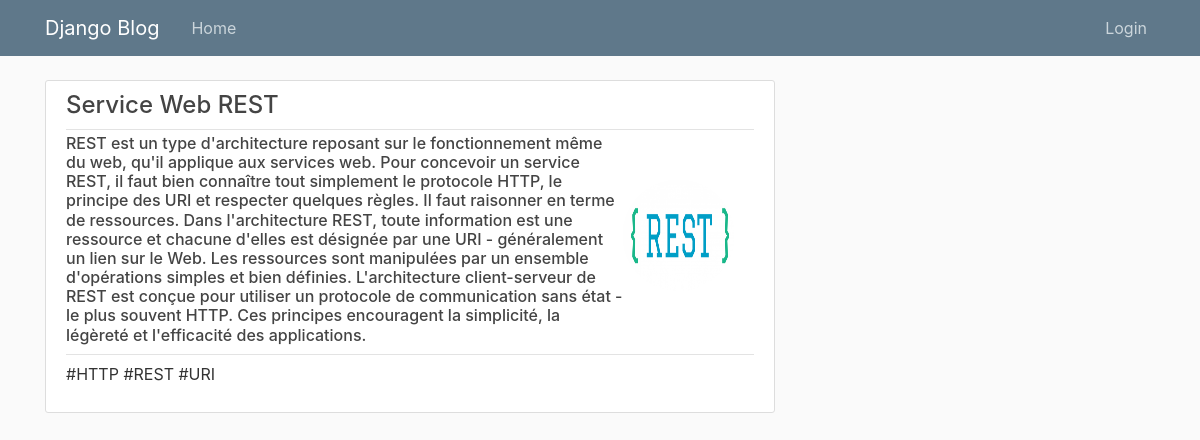
Screenshot of /post/2 with the database file from the repository.
### blog/models.py (models this page shows, shortened)
class Post(models.Model):
	title = models.CharField(max_length=100)
	texte = models.TextField()
	photo = models.ImageField(default='pic1.png', upload_to='profile_pics')
	tags = models.TextField()

### blog/views.py (the view)
# urls.py: path('post/<int:pk>', PostDetailView.as_view(), name='post-detail'),
class PostDetailView(DetailView):
	model = Post

### blog/templates/blog/post_detail.html (shortened to what this page needs)
{% extends "blog/base.html" %}
{% block content %}
		<article class="media content-section">
          <div class="media-body">
            <div class="article-metadata">
              <h4 class="mr-2">{{ object.title }}</h4>
            </div>
            <div class="box">
              <h6 class="article-title">{{ object.texte }}</h6>
              <img class="rounded-circle account-img flotte" src="{{ object.photo.url }}">
            </div>
            <div class="article-metadata2"></div>
            <p class="article-content">{{ object.tags }}</p>
          </div>
        </article>
{% endblock content %}

### blog/static/blog/main.css (style rules this page uses)
body { background: #fafafa; color: #333333; margin-top: 5rem; }
h1, h2, h3, h4, h5, h6 { color: #444444; }
.content-section { background: #ffffff; padding: 10px 20px; border: 1px solid #dddddd; border-radius: 3px; margin-bottom: 20px; }
.article-title { color: #444444; }
.article-content { white-space: pre-line; }
.article-metadata { padding-bottom: 1px; margin-bottom: 4px; border-bottom: 1px solid #e3e3e3 }
.article-metadata2 { padding-bottom: 1px; margin-bottom: 7px; border-bottom: 1px solid #e3e3e3 }
.account-img { height: 111px; width: 111px; margin-right: 20px; margin-bottom: 16px; }
.flotte { float:right; }
.box { display: flex; align-items:center; }

### rows the page displays
Post: title "Service Web REST", texte "REST est un type d'architecture reposant sur le fonctionnement même du web, qu'il applique aux services web. Pour concevoir un service REST, il faut bien connaître tout simplement le protocole HTTP, le principe des URI et respecter quelques règles. Il faut raisonner en terme de ressources. Dans l'architecture REST, toute information est une ressource et chacune d'elles est désignée par une URI - généralement un lien sur le Web. Les ressources sont manipulées par un ensemble d'opérations simples et bien définies. L'architecture client-serveur de REST est conçue pour utiliser un protocole de communication sans état - le plus souvent HTTP. Ces principes encouragent la simplicité, la légèreté…", photo (picture), tags "#HTTP #REST #URI"
